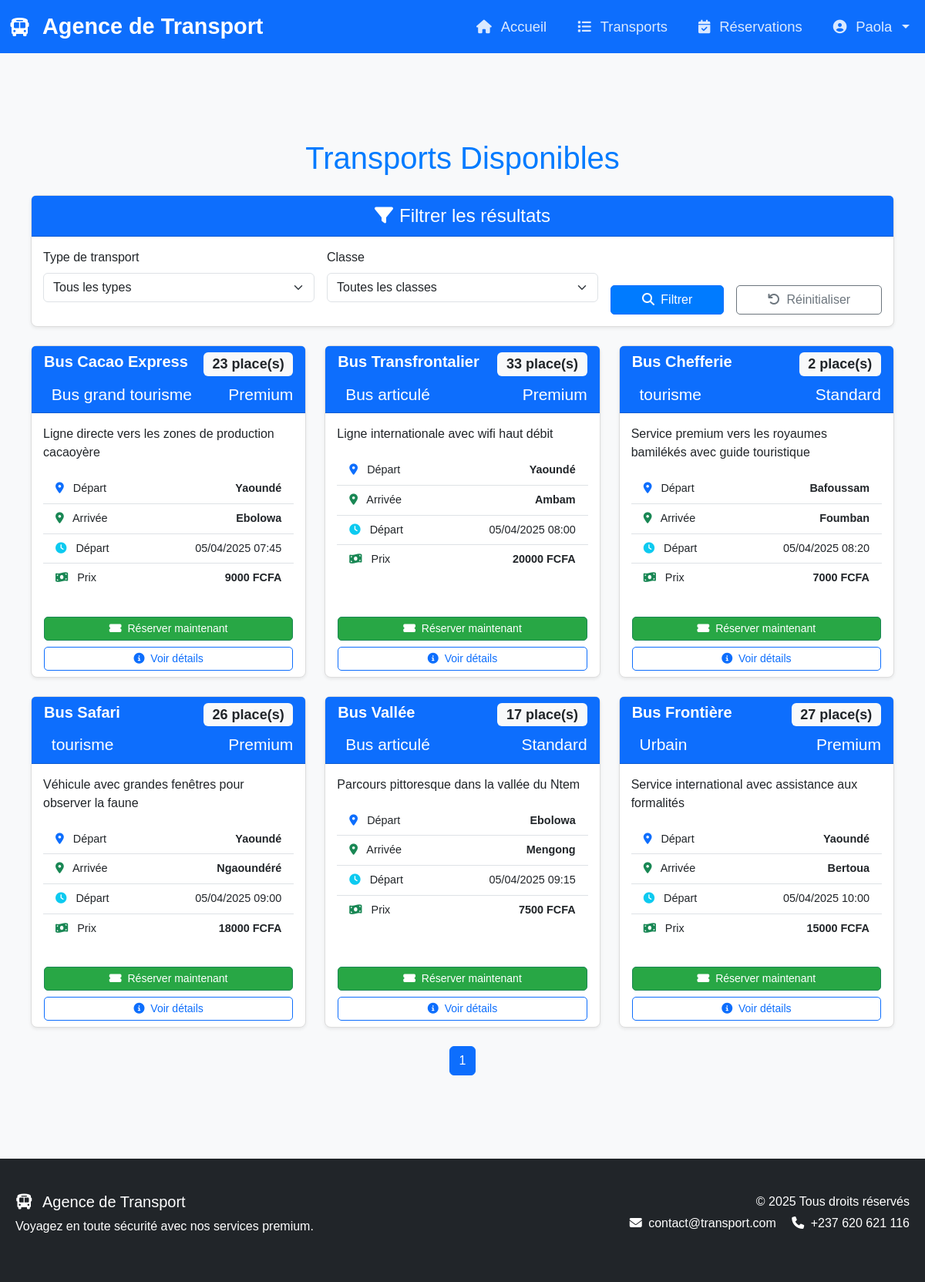
Screenshot of /voyage/ (signed in) with the database file from the repository.
### transport/models.py (models this page shows, shortened)
class Transport(models.Model):
    TRANSPORT_TYPES = [
    ('minibus', 'Minibus'),
    ('microbus', 'Microbus'),
    ('urbain', 'Urbain'),
    ('articuled_bus', 'Bus articulé'),
    ('coach_bus', 'Bus grand tourisme'),
    ('articulated_bus', 'Bus articulé'),
    ('double_decker', 'Bus à étage'),
    ('autre', 'Autre type de bus'),
]
    TRANSPORT_CLASSES = [
        ('commun', 'Commun'),
        ('vip', 'VIP'),
        ('luxe', 'Luxe'),
        ('eco', 'Economique'),
        ('premium', 'Premium'),
        ('standard', 'Standard'),  # Ajout de la valeur 'standard'
    ]
    name = models.CharField(max_length=100)
    description = models.TextField()
    type = models.CharField(max_length=20, choices=TRANSPORT_TYPES, default='minibus')
    classe = models.CharField(max_length=10, choices=TRANSPORT_CLASSES, default='commun')
    capacity = models.PositiveIntegerField(validators=[MinValueValidator(1)])
    available_seats = models.PositiveIntegerField(default=0)
    departure_time = models.DateTimeField()
    arrival_time = models.DateTimeField()
    price = models.DecimalField(max_digits=10, decimal_places=2, validators=[MinValueValidator(0)])
    departure_city = models.CharField(max_length=100)
    arrival_city = models.CharField(max_length=100)
    class Meta:
        ordering = ['departure_time']
        verbose_name = "Transport"
        verbose_name_plural = "Transports"

### transport/views.py (the view)
# urls.py: path('', views.transport_list, name='transport_list'),
@login_required
def transport_list(request):
    transports = Transport.objects.filter(
        available_seats__gt=0,
        departure_time__gte=timezone.now()
    ).order_by('departure_time')
    transport_type = request.GET.get('type')
    if transport_type:
        transports = transports.filter(type=transport_type)
    transport_classe = request.GET.get('classe')
    if transport_classe:
        transports = transports.filter(classe=transport_classe)
    paginator = Paginator(transports, 6)
    page_number = request.GET.get('page')
    page_obj = paginator.get_page(page_number)
    context = {
        'page_obj': page_obj,
        'type_choices': Transport.TRANSPORT_TYPES,
        'classe_choices': Transport.TRANSPORT_CLASSES,
        'selected_type': transport_type or '',
        'selected_classe': transport_classe or '',
    }
    return render(request, 'transport/transport_list.html', context)

### transport/templates/transport/transport_list.html (shortened to what this page needs)
{% extends 'transport/base.html' %}
{% load static %}
{% block content %}
<link rel="stylesheet" href="{% static 'transport/css/transport_list.css' %}">
<div class="container">
    <h1 class="my-4">Transports Disponibles</h1>
    <div class="card mb-4 shadow-sm">
        <div class="card-header bg-primary text-white">
            <i class="fas fa-filter me-2"></i>Filtrer les résultats
        </div>
        <div class="card-body">
            <form method="get" class="row g-3">
                <div class="col-md-4">
                    <label for="type" class="form-label">Type de transport</label>
                    <select name="type" id="type" class="form-select">
                        <option value="">Tous les types</option>
                    </select>
                </div>
                <div class="col-md-4">
                    <label for="classe" class="form-label">Classe</label>
                    <select name="classe" id="classe" class="form-select">
                        <option value="">Toutes les classes</option>
                    </select>
                </div>
                <div class="col-md-4 d-flex align-items-end">
                    <div class="d-grid gap-2 d-md-flex w-100">
                        <button type="submit" class="btn btn-primary me-md-2 flex-grow-1">
                            <i class="fas fa-search me-1"></i> Filtrer
                        </button>
                        <a href="{% url 'transport:transport_list' %}" class="btn btn-outline-secondary flex-grow-1">
                            <i class="fas fa-undo me-1"></i> Réinitialiser
                        </a>
                    </div>
                </div>
            </form>
        </div>
    </div>
    {% if page_obj %}
        <div class="row row-cols-1 row-cols-md-2 row-cols-lg-3 g-4">
            {% for transport in page_obj %}
            <div class="col">
                <div class="card h-100 shadow-sm transport-card {% if transport.available_seats == 0 %}transport-full{% endif %}">
                    <div class="card-header
                        {% if transport.classe == 'vip' %}bg-warning text-dark
                        {% elif transport.classe == 'luxe' %}bg-danger text-white
                        {% else %}bg-primary text-white{% endif %}">
                        <div class="d-flex justify-content-between align-items-start">
                            <h5 class="card-title mb-1">{{ transport.name }}</h5>
                            <span class="badge {% if transport.available_seats > 0 %}bg-light text-dark{% else %}bg-dark{% endif %}">
                                {% if transport.available_seats > 0 %}
                                    {{ transport.available_seats }} place(s)
                                {% else %}
                                    Complet
                                {% endif %}
                            </span>
                        </div>
                        <div class="d-flex justify-content-between small mt-2">
                            <span><i class="fas fa-{{ transport.type }} me-1"></i> {{ transport.get_type_display }}</span>
                            <span>{{ transport.get_classe_display }}</span>
                        </div>
                    </div>
                    <div class="card-body">
                        <p class="card-text">{{ transport.description|truncatechars:120 }}</p>
                        <ul class="list-group list-group-flush mb-3">
                            <li class="list-group-item d-flex justify-content-between align-items-center">
                                <span><i class="fas fa-map-marker-alt me-2 text-primary"></i> Départ</span>
                                <strong>{{ transport.departure_city }}</strong>
                            </li>
                            <li class="list-group-item d-flex justify-content-between align-items-center">
                                <span><i class="fas fa-map-marker-alt me-2 text-success"></i> Arrivée</span>
                                <strong>{{ transport.arrival_city }}</strong>
                            </li>
                            <li class="list-group-item d-flex justify-content-between align-items-center">
                                <span><i class="fas fa-clock me-2 text-info"></i> Départ</span>
                                <span>{{ transport.departure_time|date:"d/m/Y H:i" }}</span>
                            </li>
                            <li class="list-group-item d-flex justify-content-between align-items-center">
                                <span><i class="fas fa-money-bill-wave me-2 text-success"></i> Prix</span>
                                <span class="fw-bold">{{ transport.price|floatformat:"0" }} FCFA</span>
                            </li>
                        </ul>
                    </div>
                    <div class="card-footer bg-transparent border-top-0 pt-0">
                        <div class="d-grid gap-2">
                            {% if transport.available_seats > 0 %}
                                <a href="{% url 'transport:reserve_transport' transport.id %}"
                                   class="btn btn-success btn-sm">
                                    <i class="fas fa-ticket-alt me-1"></i> Réserver maintenant
                                </a>
                            {% else %}
                                <button class="btn btn-secondary btn-sm" disabled>
                                    <i class="fas fa-times-circle me-1"></i> Complet
                                </button>
                            {% endif %}
                            <a href="{% url 'transport:transport_detail' transport.id %}"
                               class="btn btn-outline-primary btn-sm">
                                <i class="fas fa-info-circle me-1"></i> Voir détails
                            </a>
                        </div>
                    </div>
                </div>
            </div>
            {% endfor %}
        </div>
        <nav aria-label="Page navigation" class="mt-4">
            <ul class="pagination justify-content-center">
                {% for num in page_obj.paginator.page_range %}
                    {% if page_obj.number == num %}
                        <li class="page-item active"><a class="page-link" href="#">{{ num }}</a></li>
                    {% elif num > page_obj.number|add:'-3' and num < page_obj.number|add:'3' %}
                        <li class="page-item"><a class="page-link" href="?page={{ num }}">{{ num }}</a></li>
                    {% endif %}
                {% endfor %}
            </ul>
        </nav>
    {% endif %}
</div>
{% endblock %}

### transport/templates/transport/base.html (shortened to what this page needs)
{% load static %}
<!DOCTYPE html>
<html lang="fr">
<head>
    <link href="https://cdn.jsdelivr.net/npm/bootstrap@5.3.0/dist/css/bootstrap.min.css" rel="stylesheet">
    <link rel="stylesheet" href="https://cdnjs.cloudflare.com/ajax/libs/font-awesome/6.4.0/css/all.min.css">
    <link rel="stylesheet" href="{% static 'css/base.css' %}">
</head>
<body>
    <nav class="navbar navbar-expand-lg navbar-dark bg-primary">
        <div class="container-fluid">
            <a class="navbar-brand" href="{% url 'accounts:acceuil' %}">
                <i class="fas fa-bus me-2"></i>Agence de Transport
            </a>
            <div class="collapse navbar-collapse" id="mainNavbar">
                <ul class="navbar-nav ms-auto">
                    <li class="nav-item">
                        <a class="nav-link" href="{% url 'accounts:acceuil' %}">
                            <i class="fas fa-home me-1"></i> Accueil
                        </a>
                    </li>
                    <li class="nav-item">
                        <a class="nav-link" href="{% url 'transport:transport_list' %}">
                            <i class="fas fa-list me-1"></i> Transports
                        </a>
                    </li>
                    <li class="nav-item">
                        <a class="nav-link" href="{% url 'transport:my_reservations' %}">
                            <i class="fas fa-calendar-check me-1"></i> Réservations
                        </a>
                    </li>
                    {% if user.is_authenticated %}
                    <li class="nav-item dropdown">
                        <a class="nav-link dropdown-toggle" href="#" id="userMenu" data-bs-toggle="dropdown">
                            <i class="fas fa-user-circle me-1"></i> {{ user.username }}
                        </a>
                    </li>
                    {% endif %}
                </ul>
            </div>
        </div>
    </nav>
    <main class="container my-5">
        {% block content %}
        {% endblock %}
    </main>
    <footer class="footer bg-dark text-white py-4">
        <div class="container">
            <div class="row">
                <div class="col-md-6">
                    <h5><i class="fas fa-bus me-2"></i> Agence de Transport</h5>
                    <p>Voyagez en toute sécurité avec nos services premium.</p>
                </div>
                <div class="col-md-6 text-md-end">
                    <p class="mb-1">&copy; 2025 Tous droits réservés</p>
                    <p class="mb-0">
                        <i class="fas fa-envelope me-1"></i> contact@transport.com
                        <i class="fas fa-phone ms-3 me-1"></i> +237 620 621 116
                    </p>
                </div>
            </div>
        </div>
    </footer>
</body>
</html>

### static/css/base.css (style rules this page uses)
html, body { height: 100%; margin: 0; padding: 0; }
body { font-family: 'Segoe UI', Tahoma, Geneva, Verdana, sans-serif; background-color: #f8f9fa; color: #212529; display: flex; flex-direction: column; min-height: 100vh; }
.navbar-brand { font-size: 1.8rem; font-weight: 700; color: white; display: flex; align-items: center; gap: 0.5rem; }
.navbar-brand i { font-size: 1.5rem; }
.navbar-nav { gap: 1.5rem; align-items: center; }
.nav-link { color: rgba(255,255,255,0.85); font-size: 1.15rem; font-weight: 500; padding: 0.75rem 1.25rem; display: flex; align-items: center; gap: 0.5rem; border-radius: 0.5rem; transition: all 0.3s ease; }
.nav-link i { font-size: 1.1rem; }
main { flex: 1; padding: 2rem 0; }
.container { max-width: 1200px; margin: 0 auto; padding: 0 1rem; }

### transport/static/transport/css/transport_list.css (style rules this page uses)
body { font-family: Arial, sans-serif; background-color: #f8f9fa; margin: 0; padding: 0; }
.container { max-width: 1200px; margin: auto; padding: 20px; }
h1 { color: #007bff; text-align: center; margin-bottom: 30px; }
.card { border: 1px solid #ddd; border-radius: 8px; transition: transform 0.2s, box-shadow 0.2s; background-color: white; }
.card-header { font-size: 1.5rem; text-align: center; }
.card-body { padding: 15px; }
.card-title { font-weight: bold; }
.list-group-item { font-size: 0.9rem; }
.btn { transition: background-color 0.3s, color 0.3s; border-radius: 5px; }
.btn-primary { background-color: #007bff; color: white; }
.btn-outline-secondary { color: #6c757d; border-color: #6c757d; }
.btn-success { background-color: #28a745; color: white; }
.pagination { display: flex; justify-content: center; margin: 20px 0; }
.form-label { margin-bottom: 0.5rem; }
.form-select, .form-control { margin-bottom: 1rem; }

### transport/templates/transport/transport_list.html (style rules this page uses)
.transport-card { transition: transform 0.2s, box-shadow 0.2s; }

### rows the page displays
Transport: shows "Réserver maintenant"
Transport: shows "Réserver maintenant"
Transport: shows "Réserver maintenant"
Transport: shows "Réserver maintenant"
Transport: shows "Réserver maintenant"
Transport: shows "Réserver maintenant"

### other values shown
{{ user.username }} "Paola"
{{ num }} "1"
